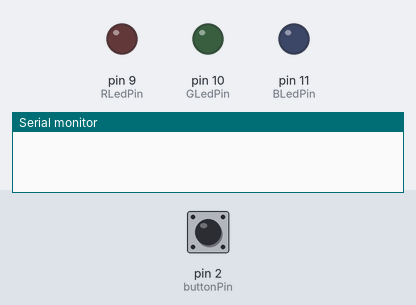
Bench run of a sketch on a simulated Arduino Uno, built with avr-gcc and run on an emulated ATmega328P. Parts: output pins drawn as LEDs (lit = HIGH), the last lines printed to the serial monitor. Dashed ring = blinking. The inputs (shaded band) are chosen by the test bench; at power-on: pin 2 (buttonPin) HIGH.

Above: at 1.2 s.
1.3 s: pin 2 (buttonPin) pulsed LOW 5 times (0.12 s each, 0.3 s apart)
At 2.8 s:
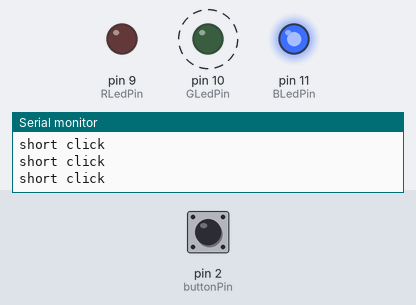
4.3 s: pin 2 (buttonPin) pulled LOW for 0.15 s
At 4.7 s:
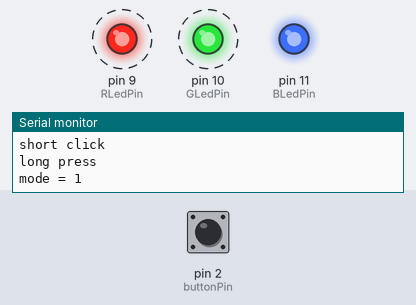
7.4 s: pin 2 (buttonPin) pulled LOW for 1 s
10.4 s: pin 2 (buttonPin) pulled LOW for 0.15 s
At 12.37 s:
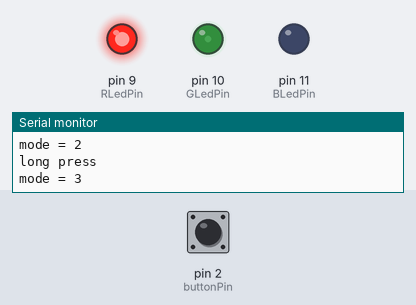
13.4 s: pin 2 (buttonPin) pulled LOW for 3.2 s
18.1 s: pin 2 (buttonPin) pulsed LOW 5 times (0.12 s each, 0.3 s apart)
At 20.4 s:
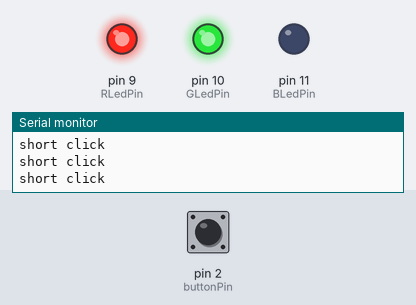
Timing chart, 0 to 21.9 s (numbered marks = the images above; inputs shaded):
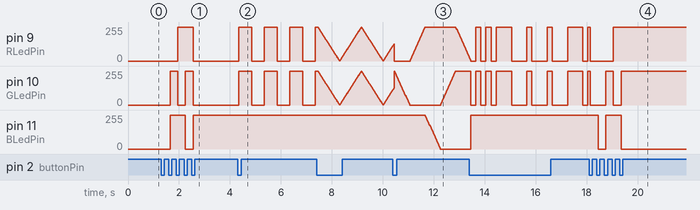

The sketch:

light_stick.ino
```cpp
const int buttonPin = 2;
const int RLedPin = 9;
const int GLedPin = 10;
const int BLedPin = 11;

int lastButtonState = HIGH;
int buttonState = HIGH;
unsigned long lastDebounceTime = 0;
const unsigned long debounceDelay = 50;

bool buttonPressing = false;
unsigned long pressingStartTime = 0;
const unsigned long longPressInterval = 1000;

int lightNum = 0;
const int colorTable[5][3] = {
  {0,   0,   0  },
  {0,   255, 255},
  {255, 0,   255},
  {255, 255, 0  },
  {0,   0,   255}
};
int RLightColor = 0, GLightColor = 0, BLightColor = 0;
int RCurrentColor = 0, GCurrentColor = 0, BCurrentColor = 0;

const int MODE_COUNT = 5;
int currentMode = 0;

unsigned long blinkTimer = 0;
const int blinkInterval = 500;
bool blinkOn = true;

const int fadeAmount = 3;
const int fadeStepInterval = 10;
unsigned long fadeTimer = 0;
int brightness = 0;
int fadeDirection = 1;

unsigned long rainbowTimer = 0;
const int rainbowStepInterval = 20;
int hue = 0;

const int sosUnit = 200;
const int sosPattern[] = {1,1, 1,1, 1,3,
                          3,1, 3,1, 3,3,
                          1,1, 1,1, 1,7};
const int sosLength = sizeof(sosPattern) / sizeof(sosPattern[0]);
int sosIndex = 0;
unsigned long sosTimer = 0;

void setup()
{
  pinMode(buttonPin, INPUT_PULLUP);
  pinMode(RLedPin, OUTPUT);
  pinMode(GLedPin, OUTPUT);
  pinMode(BLedPin, OUTPUT);
  Serial.begin(9600);
}

void loop()
{
  checkButton();
  updateLEDColor();
  setRGBLEDColor(RCurrentColor, GCurrentColor, BCurrentColor);
}

void checkButton()
{
  int reading = digitalRead(buttonPin);

  if (reading != lastButtonState) {
    lastDebounceTime = millis();
  }

  if ((millis() - lastDebounceTime) > debounceDelay) {
    if (reading != buttonState) {
      buttonState = reading;


      if (buttonState == HIGH) {
        pressingStartTime = millis();
        buttonPressing = true;
      }
      else {
        if (buttonPressing) {
          unsigned long pressDuration = millis() - pressingStartTime;
          if (pressDuration < longPressInterval) {
            Serial.println("short click");
            changeLEDColor();
          } else {
            Serial.println("long press");
            changeMode();
          }
          buttonPressing = false;
        }
      }
    }
  }

  lastButtonState = reading;
}

void changeLEDColor()
{
  lightNum = lightNum + 1;
  if (lightNum >= 5) lightNum = 0;

  RLightColor = colorTable[lightNum][0];
  GLightColor = colorTable[lightNum][1];
  BLightColor = colorTable[lightNum][2];

  RCurrentColor = RLightColor;
  GCurrentColor = GLightColor;
  BCurrentColor = BLightColor;
}

void changeMode()
{
  currentMode = currentMode + 1;
  if (currentMode >= MODE_COUNT) {
    currentMode = 0;
  }

  blinkTimer = 0;
  blinkOn = true;

  brightness = 0;
  fadeDirection = 1;
  fadeTimer = millis();

  hue = 0;
  rainbowTimer = millis();

  sosIndex = 0;
  sosTimer = millis();

  Serial.print("mode = ");
  Serial.println(currentMode);
}

void updateLEDColor()
{
  unsigned long currentTime = millis();

  if (currentMode == 0) {
    RCurrentColor = RLightColor;
    GCurrentColor = GLightColor;
    BCurrentColor = BLightColor;
  }
  else if (currentMode == 1) {
    if (currentTime - blinkTimer > blinkInterval) {
      blinkOn = !blinkOn;
      blinkTimer = currentTime;
    }
    if (blinkOn) {
      RCurrentColor = RLightColor;
      GCurrentColor = GLightColor;
      BCurrentColor = BLightColor;
    }
    else {
      RCurrentColor = 255;
      GCurrentColor = 255;
      BCurrentColor = 255;
    }
  }
  else if (currentMode == 2) {
    if (currentTime - fadeTimer >= fadeStepInterval) {
      fadeTimer = currentTime;
      brightness = brightness + fadeDirection * fadeAmount;
      if (brightness >= 255) { brightness = 255; fadeDirection = -1; }
      if (brightness <= 0)   { brightness = 0;   fadeDirection = 1;  }
    }
    RCurrentColor = dimColor(RLightColor, brightness);
    GCurrentColor = dimColor(GLightColor, brightness);
    BCurrentColor = dimColor(BLightColor, brightness);
  }
  else if (currentMode == 3) {
    if (currentTime - rainbowTimer >= rainbowStepInterval) {
      rainbowTimer = currentTime;
      hue = hue + 2;
      if (hue >= 360) hue = 0;
    }
    rainbowColor(hue);
  }
  else if (currentMode == 4) {
    if (currentTime - sosTimer >= (unsigned long)sosPattern[sosIndex] * sosUnit) {
      sosTimer = currentTime;
      sosIndex = sosIndex + 1;
      if (sosIndex >= sosLength) sosIndex = 0;
    }
    if (sosIndex % 2 == 0) {
      RCurrentColor = RLightColor;
      GCurrentColor = GLightColor;
      BCurrentColor = BLightColor;
    }
    else {
      RCurrentColor = 255;
      GCurrentColor = 255;
      BCurrentColor = 255;
    }
  }
}

int dimColor(int value, int b)
{
  return 255 - (int)((long)(255 - value) * b / 255);
}

void rainbowColor(int h)
{
  int sector = h / 60;
  int f = (h % 60) * 255 / 60;
  int r, g, b;
  switch (sector) {
    case 0:  r = 255;     g = f;      b = 0;      break;
    case 1:  r = 255 - f; g = 255;    b = 0;      break;
    case 2:  r = 0;       g = 255;    b = f;      break;
    case 3:  r = 0;       g = 255 - f; b = 255;    break;
    case 4:  r = f;       g = 0;      b = 255;    break;
    default: r = 255;     g = 0;      b = 255 - f; break;
  }
  RCurrentColor = 255 - r;
  GCurrentColor = 255 - g;
  BCurrentColor = 255 - b;
}

void setRGBLEDColor(int r, int g, int b)
{
  analogWrite(RLedPin, r);
  analogWrite(GLedPin, g);
  analogWrite(BLedPin, b);
}
```

Measured:
- after the input at 1.3 s, pin 9 (RLedPin): 0/255 → 255/255 after 0.65 s, → 0/255 0.60 s later; pin 10 (GLedPin): alternates 255/255 for 0.30 s and 0/255 for 0.30 s, 4 changes in all, then stays 0/255, starting after 0.35 s; pin 11 (BLedPin): 0/255 → 255/255 after 0.35 s, → 0/255 0.60 s later, → 255/255 0.30 s later
- after the input at 4.3 s, pin 9 (RLedPin), pin 10 (GLedPin): alternates 255/255 for 0.50 s and 0/255 for 0.50 s, starting after 0.05 s
- after the input at 10.4 s, pin 11 (BLedPin): moves from 255/255 to 0/255 over 0.58 s, starting after 1.3 s
- after the input at 18.1 s, pin 11 (BLedPin): 255/255 → 0/255 after 0.35 s, → 255/255 0.30 s later, → 0/255 0.60 s later
